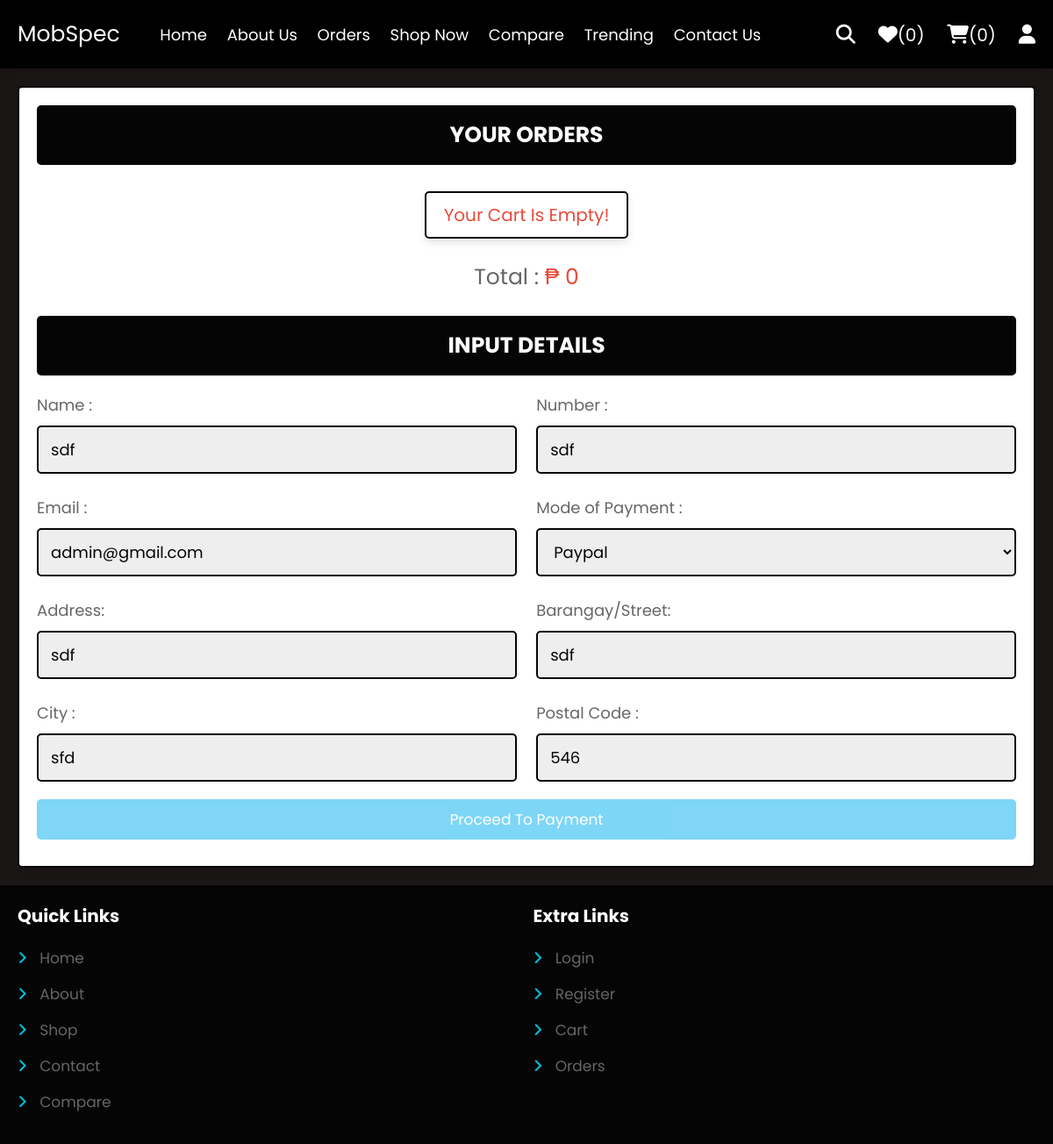
The page /checkout.php (signed in) on the database its author committed.
### tables this page shows
CREATE TABLE `orders` (
  `id` int NOT NULL AUTO_INCREMENT,
  `user_id` int NOT NULL,
  `name` varchar(20) NOT NULL,
  `number` varchar(10) NOT NULL,
  `email` varchar(50) NOT NULL,
  `method` varchar(50) NOT NULL,
  `address` varchar(500) NOT NULL,
  `total_products` varchar(1000) NOT NULL,
  `total_price` int NOT NULL,
  `placed_on` date NOT NULL DEFAULT (cast(now() as date)),
  `payment_status` varchar(20) NOT NULL DEFAULT 'pending',
  PRIMARY KEY (`id`)
);

### checkout.php (the view, shortened to what this page needs)
<?php
include 'components/connect.php';
$name = "";
$email = "";
$number = "";
$method = "";
$address = "";
$brgy = "";
$city = "";
$pin_code = "";
if (isset($_SESSION['user_id'])) {
   $user_id = $_SESSION['user_id'];
   $userinfo = $conn->prepare("SELECT * FROM `orders` WHERE user_id = ? ORDER BY id DESC LIMIT 1");
   $userinfo->execute([$user_id]);
   if ($userinfo->rowCount() > 0) {
      $userDetails = $userinfo->fetch(PDO::FETCH_ASSOC);
      $name = $userDetails['name'];
      $email = $userDetails['email'];
      $number = $userDetails['number'];
      $method = $userDetails['method'];
      $location = explode(', ', $userDetails['address']);
      $address = $location[0];
      $brgy = $location[1];
      $city =  $location[2];
      $pin_code =  $location[3];
   }
} else {
   $user_id = '';
   header('location:index.php');
};
?>
<!DOCTYPE html>
<html lang="en">
<head>
   <link rel="stylesheet" href="https://cdnjs.cloudflare.com/ajax/libs/font-awesome/6.1.1/css/all.min.css">
   <link rel="stylesheet" href="css/style.css">
</head>
<body>
   <?php include 'components/user_header.php'; ?>
   <section class="checkout-orders">
      <form action="" method="POST">
         <h3>Your Orders</h3>
         <div class="display-orders">
            <?php
            $grand_total = 0;
            $cart_items[] = '';
            $select_cart = $conn->prepare("SELECT * FROM `cart` WHERE user_id = ?");
            $select_cart->execute([$user_id]);
            if ($select_cart->rowCount() > 0) {
               while ($fetch_cart = $select_cart->fetch(PDO::FETCH_ASSOC)) {
                  $cart_items[] = $fetch_cart['name'] . ' (' . $fetch_cart['price'] . ' x ' . $fetch_cart['quantity'] . ') - ';
                  $total_products = implode($cart_items);
                  $grand_total += ($fetch_cart['price'] * $fetch_cart['quantity']);
            ?>
                  <p> <?= $fetch_cart['name']; ?> <span>(<?= '₱ ' . $fetch_cart['price'] . ' x ' . $fetch_cart['quantity']; ?>)</span> </p>
            <?php
               }
            } else {
               echo '<p class="empty">your cart is empty!</p>';
            }
            ?>
            <div class="grand-total"> Total : <span>₱ <?= $grand_total; ?></span></div>
         </div>
         <h3>Input Details</h3>
         <div class="flex">
            <div class="inputBox">
               <span>Name :</span>
               <input type="text" name="name" id="name" value="<?php echo $name; ?>" placeholder="enter your name" class="box" maxlength="20" required>
            </div>
            <div class="inputBox">
               <span>Number :</span>
               <input type="text" name="number" id="number" value="<?php echo $number; ?>" placeholder="enter your number" class="box" min="0" max="9999999999" onkeypress="if(this.value.length == 10) return false;" required>
            </div>
            <div class="inputBox">
               <span>Email :</span>
               <input type="email" name="email" id="email" value="<?php echo $email; ?>" placeholder="enter your email" class="box" maxlength="50" required>
            </div>
            <div class="inputBox">
               <span>Mode of Payment :</span>
               <select name="method" id="method" value="<?php echo $method; ?>" class="box" required>
                  <option value="paypal">Paypal</option>
               </select>
            </div>
            <div class="inputBox">
               <span>Address:</span>
               <input type="text" name="address" value="<?php echo $address; ?>" id="address" placeholder="" class="box" maxlength="50" required>
            </div>
            <div class="inputBox">
               <span>Barangay/Street:</span>
               <input type="text" name="brgy" id="brgy" value="<?php echo $brgy; ?>" placeholder="" class="box" maxlength="50" required>
            </div>
            <div class="inputBox">
               <span>City :</span>
               <input type="text" name="city" id="city" value="<?php echo $city; ?>" placeholder="" class="box" maxlength="50" required>
            </div>
            <div class="inputBox">
               <span>Postal Code :</span>
               <input type="number" min="0" name="pin_code" value="<?php echo $pin_code; ?>" id="pin_code" placeholder="" min="0" max="999999" onkeypress="if(this.value.length == 6) return false;" class="box" required>
            </div>
         </div>
         <input type="button" id="proceed" onclick="payment()" class="btn <?= ($grand_total > 1) ? '' : 'disabled'; ?>" value="Proceed to Payment">
      </form>
   </section>
   <?php include 'components/footer.php'; ?>
</body>
</html>

### css/style.css (style rules this page uses)
:root { --main-color: #2980b9; --orange: #f39c12; --red: #e74c3c; --black: #333; --white: #fff; --light-color: #666; --light-bg: #eee; --border: .2rem solid var(--black); --box-shadow: 0 .5rem 1rem rgba(0, 0, 0, .1); }
* { font-family: 'Poppins', sans-serif; margin: 0; padding: 0; box-sizing: border-box; outline: none; border: none; text-decoration: none; }
html { font-size: 62.5%; overflow-x: hidden; }
body { background-color: rgb(27, 22, 22); }
section { padding: 2rem; max-width: 1200px; margin: 0 auto; }
.btn { background-color: var(--main-color); }
.btn, .delete-btn, .option-btn { display: block; width: 100%; margin-top: 1rem; border-radius: .5rem; padding: 1rem 3rem; font-size: 1.7rem; text-transform: capitalize; color: var(--white); cursor: pointer; text-align: center; }
.btn { background-color: (#00AEEF); }
.empty { padding: 1.5rem; background-color: var(--white); border: var(--border); box-shadow: var(--box-shadow); text-align: center; color: var(--red); border-radius: .5rem; font-size: 2rem; text-transform: capitalize; }
.disabled { pointer-events: none; user-select: none; opacity: .5; }
.display-orders { text-align: center; padding-bottom: 0; }
.display-orders p { display: inline-block; padding: 1rem 2rem; margin: 1rem .5rem; font-size: 2rem; text-align: center; border: var(--border); background-color: var(--white); box-shadow: var(--box-shadow); border-radius: .5rem; }
.display-orders .grand-total { margin-top: 1.5rem; margin-bottom: 2.5rem; font-size: 2.5rem; color: var(--light-color); }
.display-orders .grand-total span { color: var(--red); }
.checkout-orders form { padding: 2rem; border: var(--border); background-color: var(--white); box-shadow: var(--box-shadow); border-radius: .5rem; }
.checkout-orders form h3 { border-radius: .5rem; background-color: var(--black); color: var(--white); padding: 1.5rem 1rem; text-align: center; text-transform: uppercase; margin-bottom: 2rem; font-size: 2.5rem; }
.checkout-orders form .flex { display: flex; flex-wrap: wrap; gap: 1.5rem; justify-content: space-between; }
.checkout-orders form .flex .inputBox { width: 49%; }
.checkout-orders form .flex .inputBox .box { width: 100%; border: var(--border); border-radius: .5rem; font-size: 1.8rem; color: var(--black); padding: 1.2rem 1.4rem; margin: 1rem 0; background-color: var(--light-bg); }
.checkout-orders form .flex .inputBox span { font-size: 1.8rem; color: var(--light-color); }
.checkout-orders form .flex .inputBox { width: 100%; }

### rows shown on the page
orders: name "sdf", number "sdf", email "admin@gmail.com", method "Paypal", address "sdf", brgy "sdf", city "sfd", pin_code "546"

### other values the page prints
$total_wishlist_counts "0"
$total_cart_counts "0"
$grand_total "0"
